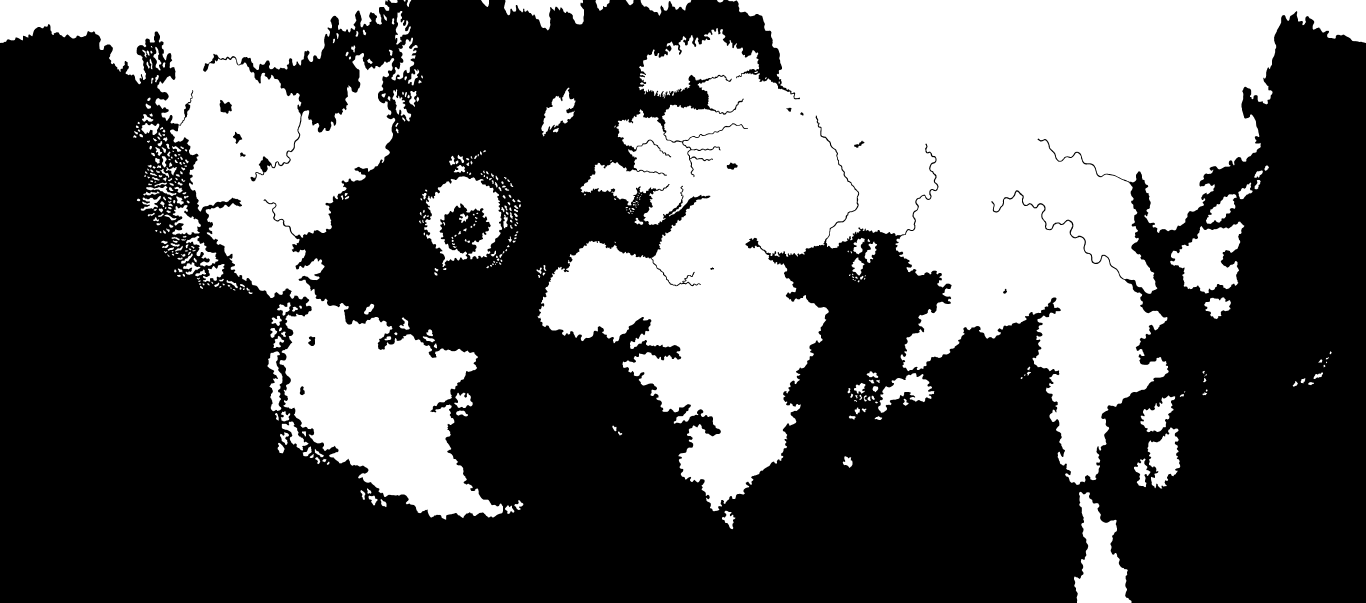
#> input picture mapgen/derived/land_sea_mask.png, 8192 x 3616 px (shown at 1/6 size); its folder holds 3 pictures in this run
$ python adjust_ring_borders.py
#> lines starting #> are read from the running program, lines starting #| are printed output that depends on the picture; after the words box and inside, x2 and y2 are one past the last pixel; in counts of white or black regions, pixels touching at a corner belong together
### mapgen/worldgen/raster.py
"""Shared rasterization + geometry primitives for the map generators.

Everything here is deterministic and, where the world wraps, **wrap-aware** at
the ``x=0`` / ``x=width-1`` seam. Province bitmaps are written as pixel-exact
RGB PNGs (no anti-aliasing, no palette quantization) so every pixel is an exact
``xRRGGBB`` province id — matching vanilla / Exether ``provinces.png`` (mode RGB).
"""

from __future__ import annotations

import math

import numpy as np
from PIL import Image, ImageDraw
from skimage import measure

Color = tuple[int, int, int]
Point = tuple[float, float]

# 24-bit RGB colour space.
_RGB_SPACE = 1 << 24
# An odd step is coprime to 2**24, so repeatedly adding it mod 2**24 visits every
# colour exactly once before repeating — a full-period, reproducible permutation.
# (~golden-ratio scaled into the 24-bit range, and odd.)
_ALLOC_STEP = 0x9E3779


# ---------------------------------------------------------------------------
# Colour <-> hex-token conversion
# ---------------------------------------------------------------------------

# [16 lines left out: functions color_to_hex, hex_to_color, not called in this run]


# ---------------------------------------------------------------------------
# Deterministic globally-unique colour allocator
# ---------------------------------------------------------------------------

class ColorAllocator:
    """Hands out globally-unique province colours in a deterministic sequence.

    The sequence is a fixed full-period permutation of the 24-bit space seeded
    from ``seed``, so regeneration reproduces identical colours. Colours already
    issued are never repeated, and any colour in ``reserved`` is skipped — so if
    the sea-zone colours are allocated first (or supplied as ``reserved``), land
    allocation can never collide with a reserved sea colour. ``(0, 0, 0)`` is
    always reserved as a border/edge sentinel and never issued.

    Asserts (fails loudly) on collision-free exhaustion of the colour space.
    """

    # [6 lines left out: function __init__, not called in this run]

    def reserve(self, color: Color) -> None:
        self._reserved.add(tuple(color))

    # [297 lines left out: functions allocate, hilbert_index, wrap_signed_delta, axis_delta, point_distance, segment_point_distance and 7 more, not called in this run]


def read_rgb_png(path) -> np.ndarray:
    """Read an image as an ``(H, W, 3)`` uint8 array (forces RGB), RGB zeroed
    wherever alpha is 0 (see :func:`rgb_zero_transparent`)."""
    with Image.open(path) as im:
        return rgb_zero_transparent(im)


# [92 lines left out: functions write_rgba_png, write_gray16_png, read_gray16_png, write_mask_png, read_mask_png, write_indexed_png and 1 more, not called in this run]

### mapgen/worldgen/reproject.py
"""Reprojection — place a registered source image onto the Miller canvas.

The canvas is Miller cylindrical (see ``config/canvas_frame``, which measures the
frame off vanilla's own shipped bitmap). Nothing in this module hardcodes that:
every canvas <-> lon/lat conversion below delegates to ``canvas_frame``'s two
helpers, so the frame is defined in exactly one place. Miller's inverse is closed
form, so no iterative solver enters the pipeline and byte-exact regeneration
survives the change.

Stage-A ingestion has to reconcile three different source geometries onto one
frame:

``natural_earth_2``
    The Terraqueous globe is drawn in the Natural Earth II pseudocylindrical
    projection (the map says so in its own legend, and the fit below confirms
    it). NE II has no closed-form inverse, so we never invert it: we walk the
    *target* canvas, turn each pixel into (lon, lat), and evaluate the forward
    polynomial to find where to sample the source. Forward-only means no
    iterative solver and no ``pyproj`` dependency.

``equirectangular``
    Already-rectangular sources. Degenerate case of the same code path — the
    "projection" is the identity, so only the fitted placement matters.

``control_point_warp``
    Regional maps with no analytic projection (a GW illustration, a 3D game
    render). A thin-plate spline through the hand-picked control-point pairs
    builds a smooth canvas -> source coordinate field.

Every path produces the same thing: for a block of canvas pixels, the float
source coordinates to sample. :func:`resample` then does the sampling. All of it
is deterministic given fixed inputs — no wall-clock, no RNG, no threaded kernels
(see ``mapgen/requirements.txt`` on why opencv was rejected).
"""

from __future__ import annotations

from dataclasses import dataclass

import numpy as np
from scipy import ndimage
from scipy.interpolate import RBFInterpolator
from scipy.spatial import Delaunay

from config import canvas_frame
from worldgen import schema

# ---------------------------------------------------------------------------
# Natural Earth II forward polynomial
# ---------------------------------------------------------------------------
#
# Savric, Patterson & Jenny (2015), "The Natural Earth II world map projection",
# International Journal of Cartography 1(2). Constants transcribed from the
# reference implementation in PROJ (``src/projections/natearth2.cpp``) rather
# than retyped from the paper's table, so they match what every other tool uses.
#
#     x = lam * (A0 + A1*phi^2 + phi^12*(A2 + A3*phi^2 + A4*phi^4 + A5*phi^6))
#     y = phi * (B0 + phi^8*(B1 + B2*phi^2 + B3*phi^4))
#
# with lam/phi in radians. Output is in earth radii; the fitted scale below
# converts to source pixels.

_A0, _A1, _A2, _A3, _A4, _A5 = 0.84719, -0.13063, -0.04515, 0.05494, -0.02326, 0.00331
_B0, _B1, _B2, _B3 = 1.01183, -0.02625, 0.01926, -0.00396


def ne2_forward(lam, phi):
    """Natural Earth II forward projection. ``lam``/``phi`` in radians."""
    lam = np.asarray(lam, dtype=np.float64)
    phi = np.asarray(phi, dtype=np.float64)
    p2 = phi * phi
    p4 = p2 * p2
    p6 = p2 * p4
    x = lam * (_A0 + _A1 * p2 + p6 * p6 * (_A2 + _A3 * p2 + _A4 * p4 + _A5 * p6))
    y = phi * (_B0 + p4 * p4 * (_B1 + _B2 * p2 + _B3 * p4))
    return x, y


#: Normalized half-extents: x at (lon 180, lat 0) and y at lat 90.
NE2_XMAX = float(ne2_forward(np.pi, 0.0)[0])
NE2_YMAX = float(ne2_forward(0.0, np.pi / 2)[1])


# [60 lines left out: functions ne2_inverse, _project_norm, _project_norm_separable, not called in this run]


# ---------------------------------------------------------------------------
# Fitting a registration's placement
# ---------------------------------------------------------------------------

@dataclass(frozen=True)
class ParametricFit:
    """``source_px = (cx + sx * X,  cy - sy * Y)`` for normalized ``(X, Y)``."""

    kind: str
    cx: float
    cy: float
    sx: float
    sy: float
    rms_px: float
    max_px: float

    def to_source(self, lon_deg, lat_deg):
        X, Y = _project_norm(self.kind, lon_deg, lat_deg)
        return self.cx + self.sx * X, self.cy - self.sy * Y

    # [27 lines left out: functions to_lonlat, to_canvas, not called in this run]


class RegistrationError(RuntimeError):
    """A registration record could not be fitted to its control points."""


# [49 lines left out: function fit_parametric, not called in this run]


@dataclass(frozen=True)
class WarpFit:
    """Thin-plate-spline canvas -> source coordinate field."""

    rbf: RBFInterpolator
    rms_px: float
    max_px: float

    # [5 lines left out: function to_source_px, not called in this run]


@dataclass(frozen=True)
class InverseWarpFit:
    """Thin-plate-spline source -> canvas coordinate field — the reverse
    direction of :class:`WarpFit`, through the same control points.

    Lets a caller walk a source image at its own native resolution and sample
    canvas-space data (e.g. the coastline mask) onto it, instead of resampling
    the source down into its (typically much smaller) canvas footprint.
    """

    rbf: RBFInterpolator
    rms_px: float
    max_px: float

    # [24 lines left out: functions to_canvas_px, fit_warp_inverse, not called in this run]


# ---------------------------------------------------------------------------
# Piecewise-affine warp (Delaunay triangulation of the control points)
# ---------------------------------------------------------------------------

#: Coordinate returned for a query point outside the triangulation's convex hull.
#: A piecewise-affine field has no data past the hull (unlike a degree-1 thin-plate
#: spline, which degrades into its affine trend), so those pixels must read as
#: "outside the source frame" and be dropped. A large negative value survives both
#: the comparison masks (``sx >= 0``) and the ``clip``/``astype`` paths every
#: consumer already applies to keep a source inside its own frame.
_OUTSIDE_HULL = -1.0e9


# [59 lines left out: functions _affine_eval, _bary_interp, not called in this run]


@dataclass(frozen=True)
class PiecewiseAffineFit:
    """Piecewise-affine canvas -> source coordinate field.

    Duck-type-compatible with :class:`WarpFit` (same ``to_source_px`` and
    ``rms_px``/``max_px``), so every consumer that builds its field through
    :func:`fit_placement`/:func:`fit_warp` works unchanged. The fit is exact at
    every control point, hence ``rms_px == max_px == 0``.
    """

    tri: Delaunay
    src: np.ndarray  # source px, one row per triangulation vertex
    rms_px: float = 0.0
    max_px: float = 0.0
    buffer_px: float = 0.0  # outer-hull-only extrapolation margin; see _bary_interp

    def to_source_px(self, canvas_x, canvas_y):
        return _bary_interp(self.tri, self.src, canvas_x, canvas_y, self.buffer_px)


@dataclass(frozen=True)
class InversePiecewiseAffineFit:
    """Piecewise-affine source -> canvas field — the reverse of
    :class:`PiecewiseAffineFit`, triangulated on the *source* points.

    Its triangulation is independent of the forward one (Delaunay on the source
    points, not the canvas points), exactly as :class:`InverseWarpFit` fits its own
    reverse RBF rather than inverting the forward one; the two directions agree at
    every control point and are each internally continuous.
    """

    tri: Delaunay
    canvas: np.ndarray  # canvas px, one row per triangulation vertex
    rms_px: float = 0.0
    max_px: float = 0.0
    buffer_px: float = 0.0  # outer-hull-only extrapolation margin; see _bary_interp

    def to_canvas_px(self, source_x, source_y):
        return _bary_interp(self.tri, self.canvas, source_x, source_y, self.buffer_px)


# [52 lines left out: functions fit_piecewise, fit_piecewise_inverse, fit_warp, not called in this run]


@dataclass(frozen=True)
class AliasFit:
    """A sibling's canvas -> source field, borrowed from its parent's warp.

    The parent maps canvas px to *parent* source px; the committed affine then
    carries those into this source's own pixel grid. Composing rather than
    re-fitting is the whole point: a correction to the parent's control points
    reaches every sibling on the next run, and no sibling can drift from the
    frame it is supposed to share.
    """

    parent: WarpFit
    parent_source: str
    scale: tuple[float, float]
    offset: tuple[float, float]

    def to_source_px(self, canvas_x, canvas_y):
        px, py = self.parent.to_source_px(canvas_x, canvas_y)
        return (px - self.offset[0]) / self.scale[0], (py - self.offset[1]) / self.scale[1]

    @property
    def rms_px(self) -> float:
        return self.parent.rms_px

    @property
    def max_px(self) -> float:
        return self.parent.max_px


# [124 lines left out: functions fit_alias, fit_placement, fit_placement_inverse, canvas_lonlat, source_coords_parametric, source_coords_warp and 2 more, not called in this run]

### mapgen/adjust_ring_borders.py
#!/usr/bin/env python3
"""Re-draw Ulthuan's parchment state borders on the canvas, in ring terms.

A review/authoring aid, outside the offline gate. Chris drew Ulthuan's state
borders in magenta on the parchment sheet (``sources/ulthuan/ulthuan_parchment.png``).
Pushed straight through the dot warp (``render_anchor_dot_example.py
--borders-only``) they land where the parchment has them, but the parchment
draws the island thicker than the canvas does and splits it unevenly, so lines
hug or overrun the coast. This script puts the same network on the canvas so it
makes sense for the canvas's own land:

* Depth ``t = d_in / (d_in + d_out)``: 0 on the inner-sea shore, 1 on the outer
  coast, 0.5 dead centre of the land. It is measured on both the parchment (from
  the cyan coast trace) and the canvas (from ``land_sea_mask.png``).
* A border that runs along the ring takes an even depth: 1/2 where it is the
  only one across the land, 1/3 and 2/3 where two run side by side. A slanted
  link between two stretches of the same ring line counts as part of it.
* A border that runs across the ring keeps its drawn depth profile and its
  place along the ring, corrected by however far its two ends moved. Where the
  land it crosses is narrower on the canvas, its ends close up along the ring by
  the same factor, so it keeps its slant.
* An end on the parchment coast lands on the canvas coast and runs a few pixels
  into the water.

A point's place along the ring is its angle about the centre of the inner sea,
taken from the committed dot-warp record, so the dot warp still decides where
along the ring everything sits.

Writes, all gitignored under ``scratchpad/``:

* ``ulthuan_borders_adjusted_canvas.png``: the lines alone, pure magenta, 1 px,
  on a transparent full-canvas image, to lay into the canvas master's
  ``borders`` layer. That layer is Chris's: this script never writes a source.
* ``ulthuan_borders_adjusted_review.png``: the lines over the reprojected globe
  with the mask's coastline, 3x.
* ``ulthuan_borders_adjusted_vs_old.png``: the same with the straight warp in
  orange and edge numbers. Needs ``--borders-only`` to have been run first.

Deterministic: no RNG, no wall-clock. The constants are tuned to Ulthuan (one
ring-shaped island with one strait); another landmass needs its own boxes.

Usage::

    python mapgen/render_anchor_dot_example.py --seed cr_combi_expanded_map_ulthuan --borders-only
    python mapgen/adjust_ring_borders.py
"""

from __future__ import annotations

import collections
import sys
from pathlib import Path

import numpy as np
from PIL import Image, ImageDraw, ImageFont
from scipy import ndimage as ndi
from skimage.morphology import skeletonize

sys.path.insert(0, str(Path(__file__).resolve().parent))

from worldgen.raster import read_rgb_png  # noqa: E402
from worldgen import reproject, schema  # noqa: E402

Image.MAX_IMAGE_PIXELS = None

TOOLS_DIR = Path(__file__).resolve().parent
ROOT = TOOLS_DIR.parent
DERIVED = TOOLS_DIR / "derived"
OUT = TOOLS_DIR.parent / "scratchpad"  # the three review PNGs; gitignored at the repo root
SEED_SOURCE = "cr_combi_expanded_map_ulthuan.png"

#: Canvas box the island sits in (x0, y0, x1, y1).
BOX = (2470, 860, 3170, 1650)
X0, Y0, X1, Y1 = BOX
#: Parchment-sheet box the island sits in.
PB = (520, 1230, 1540, 2320)
#: Px a coast end runs past the shore.
EXTEND = 4
#: Smoothing (points) of a ring-parallel line.
SMOOTH = 9.0

def ring_of(land):
    lab, n = ndi.label(land)
    sz = ndi.sum(land, lab, range(1, n + 1))
    return lab == (1 + int(np.argmax(sz)))

N8 = [(-1, -1), (-1, 0), (-1, 1), (0, -1), (0, 1), (1, -1), (1, 0), (1, 1)]


# [62 lines left out: functions graph_of, font, not called in this run]


def split_water(ring, hole_pt):
    water = ~ring
    for k in range(1, 60):
        lab, n = ndi.label(~ndi.binary_dilation(ring, iterations=k))
        c = lab[int(hole_pt[1]), int(hole_pt[0])]
        if c == 0:
            continue
        edge_labels = set(np.unique(np.r_[lab[0], lab[-1], lab[:, 0], lab[:, -1]]))
        if c not in edge_labels:
            inner_core = lab == c
            outer_core = np.isin(lab, [l for l in edge_labels if l])
            break
    else:
        raise SystemExit('inner sea never separates')
    di = ndi.distance_transform_edt(~inner_core); do = ndi.distance_transform_edt(~outer_core)
    inner = water & (di < do)
    return inner, water & ~inner, k


class Depth:
    def __init__(self, ring, hole_pt):
        self.ring = ring
        self.inner, self.outer, self.k = split_water(ring, hole_pt)
        self.din, ii = ndi.distance_transform_edt(~self.inner, return_indices=True)
        self.dout, io = ndi.distance_transform_edt(~self.outer, return_indices=True)
        self.ii, self.io = ii, io
        self.t = self.din / np.maximum(self.din + self.dout, 1e-6)
        self.t_s = ndi.gaussian_filter(self.t, 2.0)
        tw = ndi.gaussian_filter(np.where(ring, self.t, np.where(self.inner, -0.15, 1.15)), 5.0)
        self.t_w = tw; self.gy, self.gx = np.gradient(tw)
        _, self.ir = ndi.distance_transform_edt(~ring, return_indices=True)

    def sample(self, x, y, smooth=True):
        f = self.t_s if smooth else self.t
        return ndi.map_coordinates(f, [np.atleast_1d(y) - 0.5, np.atleast_1d(x) - 0.5], order=1, mode='nearest')

    # [28 lines left out: function slide, not called in this run]

    def t_at_exact(self, pts):
        return ndi.map_coordinates(self.t, [pts[:, 1] - 0.5, pts[:, 0] - 0.5], order=1, mode='nearest')


# [6 lines left out: function smooth_path, not called in this run]


def parch_ring():
    """The island's land, the magenta borders and the cyan trace on the parchment sheet, plus the state count."""
    a = read_rgb_png(ROOT / "sources" / "ulthuan" / "ulthuan_parchment.png")[PB[1]:PB[3], PB[0]:PB[2]]
    cy = (a == np.array([0, 255, 255], np.uint8)).all(-1)
    mg = (a == np.array([255, 0, 255], np.uint8)).all(-1)
    bar = ndi.binary_dilation(cy | mg, structure=np.ones((3, 3)))
    lab, n = ndi.label(~bar)
    border = set(np.unique(np.r_[lab[0], lab[-1], lab[:, 0], lab[:, -1]])) - {0}
    near_mg = set(np.unique(lab[ndi.binary_dilation(mg, iterations=4)])) - {0} - border
    cells = np.isin(lab, list(near_mg))
    ring = ndi.binary_closing(cells, structure=np.ones((3, 3)), iterations=4) | cells
    return ring, mg, cy, len(near_mg)


# [36 lines left out: function classify, not called in this run]


def main():
    land = np.asarray(Image.open(DERIVED / "land_sea_mask.png"))[Y0:Y1, X0:X1] > 0
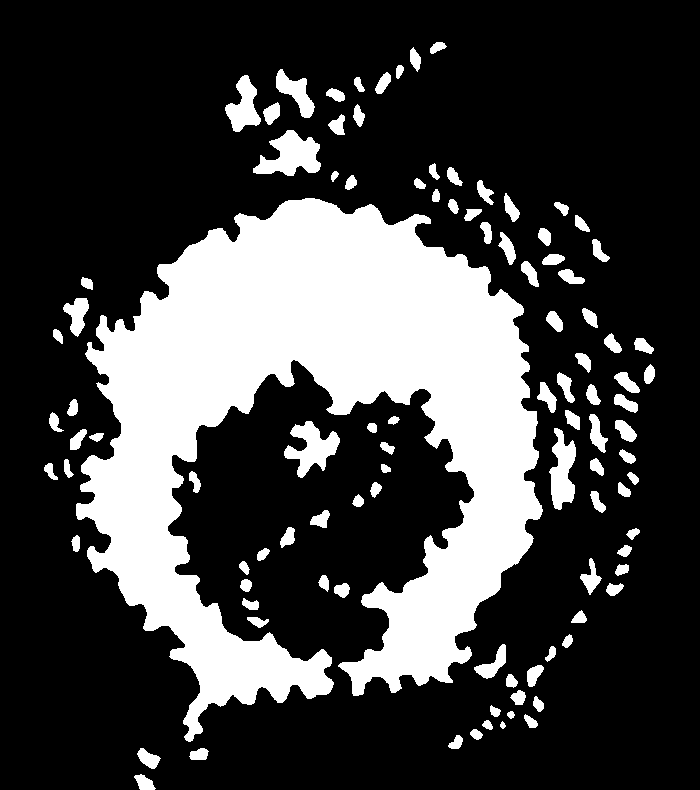
#> land: shape (790, 700) bool; 25.5% white; 102 white regions, largest, box (x1, y1, x2, y2) and area: (76, 198, 543, 742) 118436, (253, 130, 321, 176) 1812, (284, 421, 340, 478) 1555
    cring = ring_of(land)
#> in ring_of, `lab, n = ndi.label(land)`:
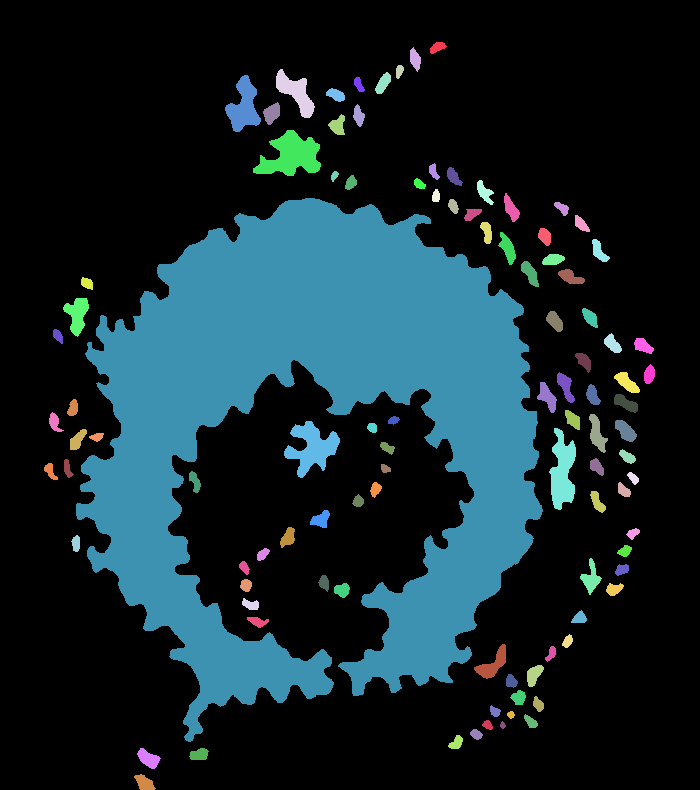
#> lab: shape (790, 700) int32; 103 distinct labels, from 0 to 102; one colour per label, 0 black
#> in ring_of, `lab, n = ndi.label(land)`: n = 102
#> in ring_of, `sz = ndi.sum(land, lab, range(1, n + 1))`: sz = 102 values, max 118436 at index 20, min 31 at index 96, mean 1382.5
#> in ring_of, `return lab == (1 + int(np.argmax(sz)))`:
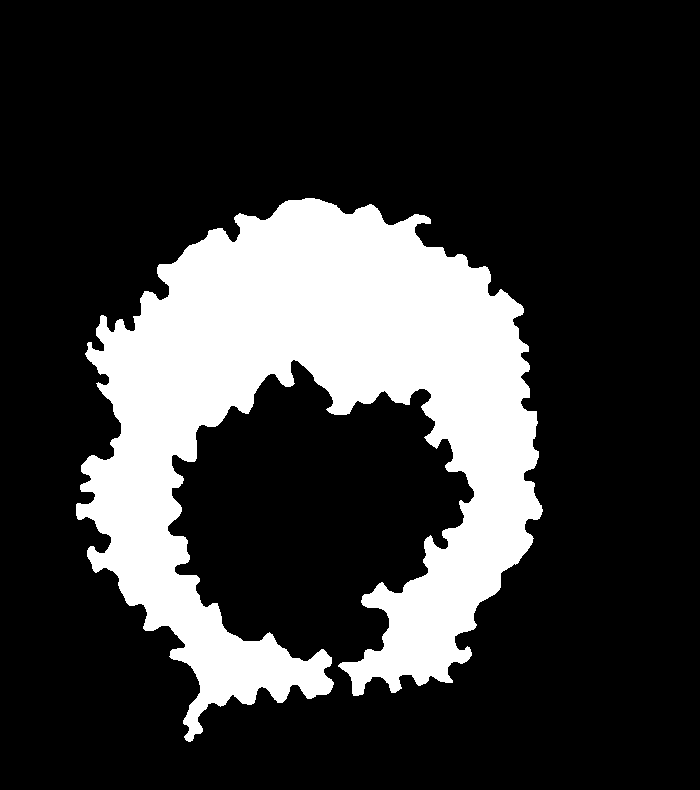
#> returned value: shape (790, 700) bool; 21.4% white; 1 white region, box (x1, y1, x2, y2) and area: (76, 198, 543, 742) 118436
    ys, xs = np.nonzero(cring)
    C = Depth(cring, (xs.mean(), ys.mean() + 40))
#> (the rest of the program and of its run is left out)
